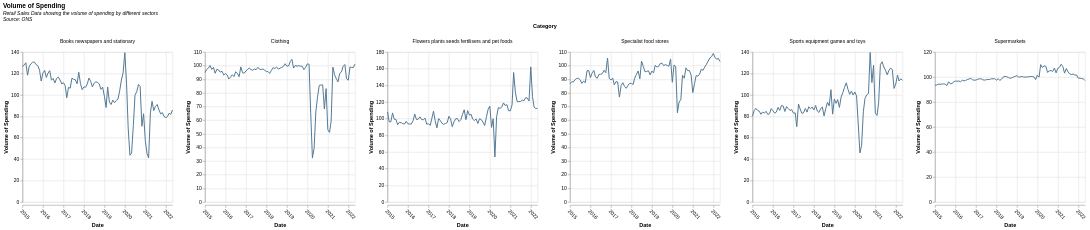

Vega-Lite specification stored for this chart:
### Vega-Lite specification from a JSON file in a GitHub repository (floating-point values rounded to 4 significant figures; data arrays with more than 128 entries replaced by an {"elided": "..."} marker saying what was removed)
{"$schema": "https://vega.github.io/schema/vega-lite/v5.json", "title": {"text": "Volume of Spending", "subtitle": ["Retail Sales Data showing the volume of spending by different sectors", "Source: ONS"], "subtitleFontStyle": "italic", "subtitleFontSize": 10, "anchor": "start", "color": "black"}, "data": {"values": {"elided": "534 records"}, "format": {"parse": {"Date": "date"}}}, "facet": {"column": {"field": "Category"}}, "spec": {"mark": {"type": "line", "color": "#557A95"}, "encoding": {"y": {"field": "Value", "type": "quantitative", "title": "Volume of Spending"}, "x": {"field": "Date", "type": "temporal", "axis": {"labelAngle": 45}}}}, "columns": 3, "resolve": {"scale": {"y": "independent"}}}
